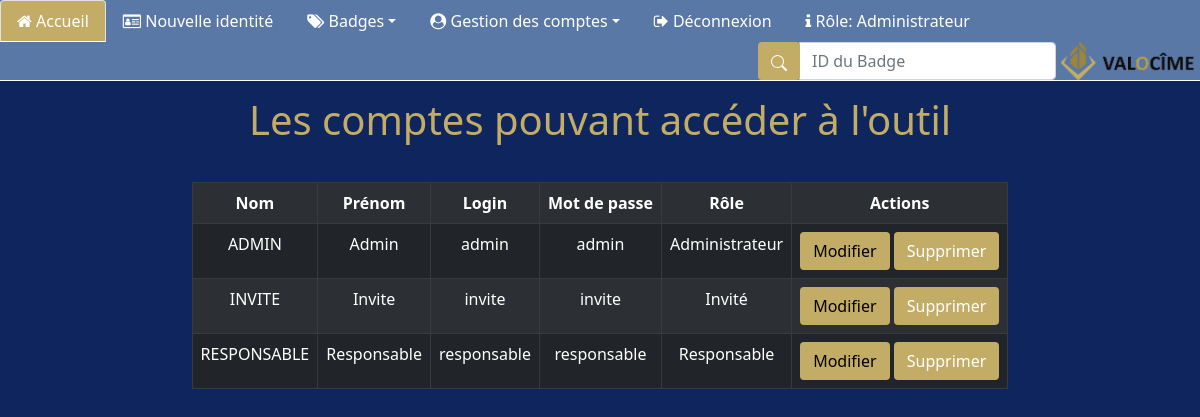
Screenshot of /afficherComptes.php (signed in) with the database file from the repository.
### tables this page shows
CREATE TABLE `utilisateurs` (
  `Login` varchar(20) NOT NULL,
  `mdp` varchar(30) NOT NULL,
  `Nom` varchar(20) NOT NULL,
  `Prénom` varchar(20) NOT NULL,
  `Rôle` enum('Administrateur','Responsable','Invité','') NOT NULL
);

### afficherComptes.php (the view, shortened to what this page needs)
<!DOCTYPE html>
<html>
	<head>
		<?php include 'head.php'; ?>
	</head>
	<body>
		<?php
			include 'menu.php';
			if($_SESSION['role'] == "Administrateur"){
		?>
		<h1>Les comptes pouvant accéder à l'outil</h1>
		<table class="table table-striped table-dark table-hover table-bordered text-center d-flex justify-content-center">
			<tr>
				<th>Nom</th>
				<th>Prénom</th>
				<th>Login</th>
				<th>Mot de passe</th>
				<th>Rôle</th>
				<th>Actions</th>
			</tr>
			<?php
				$connexion = connexion();
				$query = mysqli_query($connexion,"SELECT Nom,Prénom,Login,mdp,Rôle FROM utilisateurs ORDER BY Nom");
				foreach($query as $id){
					echo"<tr><td>".$id['Nom']."</td><td>".$id['Prénom']."</td><td class='log'>".$id['Login']."</td><td type='password'>".$id['mdp']."</td><td class='role'>".$id['Rôle']."</td><td><button type='button' class='btn btn-warning'>Modifier</button> <button type='button' class='btn btn-danger'>Supprimer</button></td></tr>";
				}
			?>
		</table>
	</body>
</html>
<?php
			}else{
				header("Location: accueil.php");
			}
?>

### css/style.css (style rules this page uses)
.btn { background-color:#c3ac66; border-color: transparent; }
table { padding-top: 30px !important; background-color: #0e265d; }
html,body { background-color: #0e265d; }
h1,h6 { margin-top: 15px; color: #c3ac66 !important; text-align: center; }
th { vertical-align: middle!important; }

### rows the page displays
utilisateurs: Nom "ADMIN", Prénom "Admin", Login "admin", mdp "admin", Rôle "Administrateur"
utilisateurs: Nom "INVITE", Prénom "Invite", Login "invite", mdp "invite", Rôle "Invité"
utilisateurs: Nom "RESPONSABLE", Prénom "Responsable", Login "responsable", mdp "responsable", Rôle "Responsable"

### other values shown
$_SESSION['role'] "Administrateur"
